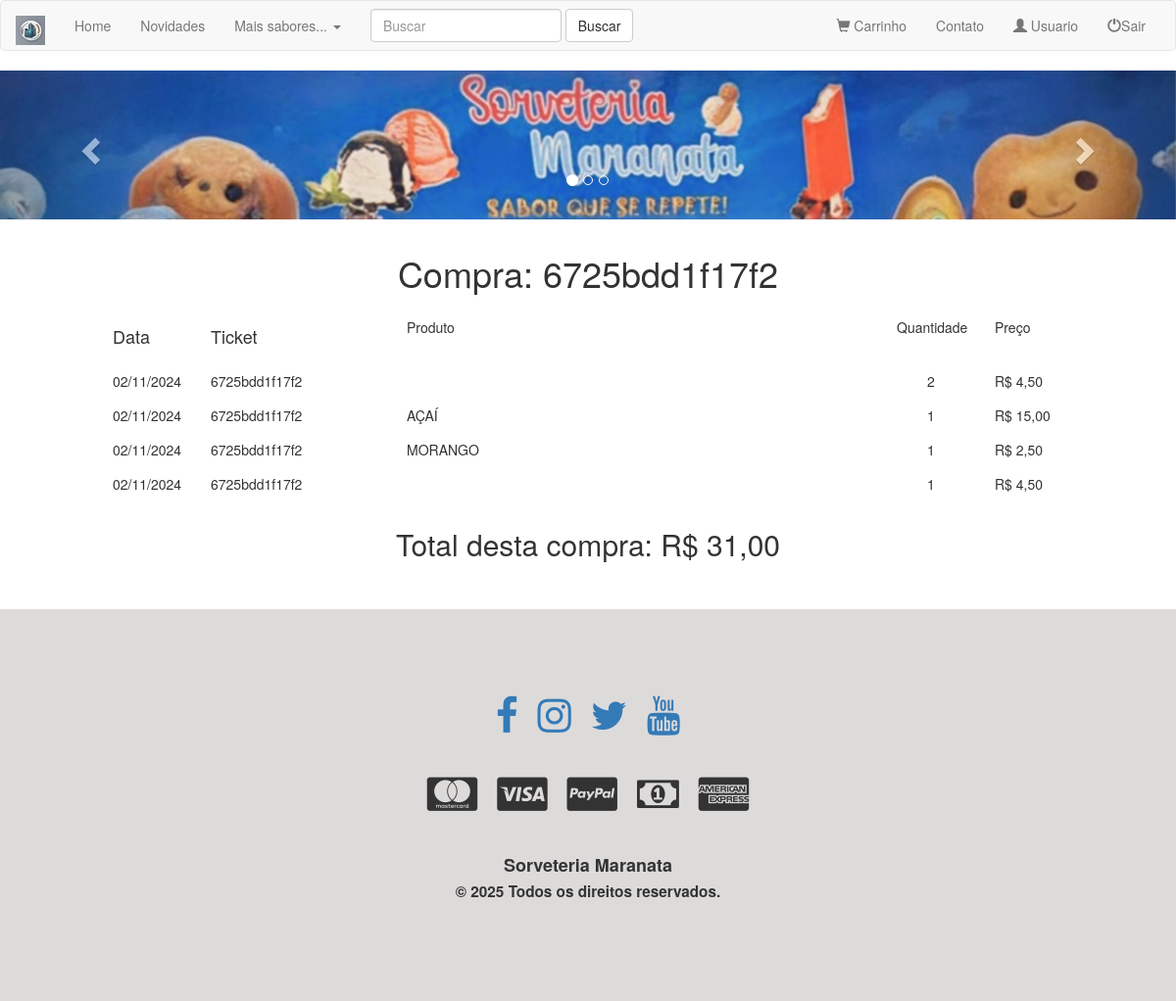
/ticket.php?ticket=6725bdd1f17f2 (signed in), run on the app's committed database.
### tables this page shows
CREATE TABLE `usuarios` (
  `id_user` int(11) NOT NULL,
  `nome` varchar(60) NOT NULL,
  `sobrenome` varchar(60) NOT NULL,
  `email` varchar(60) NOT NULL,
  `senha` varchar(15) NOT NULL,
  `adm` tinyint(1) NOT NULL,
  `endereco` text NOT NULL,
  `numero` varchar(11) NOT NULL,
  `cidade` varchar(50) NOT NULL,
  `cep` varchar(9) NOT NULL
);

CREATE TABLE `vendas` (
  `id_venda` int(11) NOT NULL,
  `ticket` varchar(15) NOT NULL,
  `id_comprador` int(11) NOT NULL,
  `id_produto` int(11) NOT NULL,
  `quantidade` int(11) NOT NULL,
  `data` date NOT NULL,
  `valor` decimal(15,2) NOT NULL
);

CREATE TABLE `produtos` (
  `id` int(11) NOT NULL,
  `produto` varchar(80) NOT NULL,
  `marca` varchar(60) NOT NULL,
  `descricao` text NOT NULL,
  `departamento` varchar(40) NOT NULL,
  `secao` varchar(40) NOT NULL,
  `quantidade` int(11) NOT NULL,
  `preco` decimal(15,2) NOT NULL,
  `foto1` varchar(60) NOT NULL,
  `foto2` varchar(60) NOT NULL,
  `foto3` varchar(60) NOT NULL
);

### ticket.php (the view, shortened to what this page needs)
<!doctype html>
<html lang="pt-br">
<head>
	<link rel="stylesheet" href="https://maxcdn.bootstrapcdn.com/bootstrap/3.3.7/css/bootstrap.min.css">
	<link rel="stylesheet" href="https://maxcdn.bootstrapcdn.com/font-awesome/4.7.0/css/font-awesome.min.css">
</head>
<body>
	<?php
	include 'conexao.php';
	include 'nav.php';
	$ticket_compra=$_GET['ticket'];
	$consultaVenda = $conexao->query("SELECT * FROM vendas WHERE ticket='$ticket_compra'");
	?>
<div class="container-fluid">
	<div class="row" style="margin-block-start: 15px;">
		<h1 class="text-center">Compra: <?php echo $ticket_compra ?></h1>
	</div>
	<div class="row" style="margin-block-start: 15px;">
		<div class="col-sm-1 col-sm-offset-1"><h4>Data</h4> </div>
		<div class="col-sm-2"><h4>Ticket </h4></div>
		<div class="col-sm-5">Produto</div>
		<div class="col-sm-1">Quantidade</div>
		<div class="col-sm-2">Preço</div>
	</div>
	<?php
	$total=0;
	while ($exibeVenda=$consultaVenda->fetch(PDO::FETCH_ASSOC)) {
		$total += $exibeVenda['valor'] * $exibeVenda['quantidade'];
	?>
	<div class="row" style="margin-block-start: 15px;">
		<div class="col-sm-1 col-sm-offset-1"><?php echo date('d/m/Y',strtotime($exibeVenda['data'])); ?> </div>
		<div class="col-sm-2"> <?php echo $exibeVenda['ticket']; ?> </div>
		<?php $consultaProd = $conexao->query("SELECT produto FROM produtos WHERE id='$exibeVenda[id_produto]'");
		$exibeProd=$consultaProd->fetch(PDO::FETCH_ASSOC);
		?>
		<div class="col-sm-5"> <?php echo $exibeProd['produto']; ?> </div>
		<div class="col-sm-1 text-center"> <?php echo $exibeVenda['quantidade']; ?> </div>
		<div class="col-sm-2"> R$ <?php echo number_format($exibeVenda['valor'],2,',','.');?></div>
	</div>
	<?php }?>
	<div class="row" style="margin-block-start: 15px;">
		<h2 class="text-center">Total desta compra: R$ <?php echo number_format($total,2,',','.');?></h2>
	</div>
</div>
</body>
</html>

### nav.php (shortened to what this page needs)
<nav class="navbar navbar-default">
        <div class="container-fluid">
             <div class="navbar-header">
                  <a class="navbar-brand" href="index.php"><img src="images/icon.jpg"></a>
             </div>
             <div class="collapse navbar-collapse" id="bs-example-navbar-collapse-1">
                  <ul class="nav navbar-nav">
                      <li><a href="index.php">Home <span class="sr-only">(current)</span></a>
                      </li>
                      <li><a href="#">Novidades</a>
                      </li>
                      <li class="dropdown">
                          <a href="#" class="dropdown-toggle"data-toggle="dropdown" role="button" aria-expanded="false">Mais sabores... <span class="caret"></span></a>
                         </li>
                  </ul>
                  <form method="get" action="busca.php" class="navbar-form navbar-left" role="search">
                       <div class="form-group">
                           <input type="text" class="form-control" name="busca" placeholder="Buscar">
                      </div>
                           <button type="submit" class="btn btn-default">Buscar</button>
                        </form>
                  <ul class="nav navbar-nav navbar-right">
                  <li>
                    <a href="carrinho.php"><span class="glyphicon glyphicon-shopping-cart"></span> Carrinho</a>
                  </li>
                     <li><a href="formContato.php">Contato</a>
                     </li>
                      <?php
                          if(empty($_SESSION['id'])){
                      ?>
                     <li><a href="formLogon.php"> <span class="glyphicon glyphicon-log-in"></span> Logon</a></li>
                       <?php
                            }  else {
                               if ($_SESSION['adm']==0){
                             $consulta_user=$conexao->query("SELECT nome FROM usuarios WHERE id_user='$_SESSION[id]'");
                             $exibe_user=$consulta_user->fetch(PDO::FETCH_ASSOC);
                          ?>
                          <li><a href="areaUser.php"><span class="glyphicon glyphicon-user"></span> <?php echo $exibe_user['nome'];?> </a></li>
                          <li><a href="sair.php"><span class="glyphicon glyphicon-off"></span>Sair</a></li>
                           <?php } else {  ?>
                                  <li><a href="adm.php"><button class="btn btn-sm btn-danger">Adm</button></a></li>
                          <li><a href="sair.php"><span class="glyphicon glyphicon-off"></span>Sair</a></li>
                          <?php }
                            }
                            ?>
                          </ul>
             </div>
        </div>
        </nav>

### ticket.php (style rules this page uses)
.navbar { margin-block-end: 0; }

### data on the page
usuarios: nome "Usuario"
vendas: data "02/11/2024", ticket "6725bdd1f17f2", quantidade "2", valor "4,50"
vendas: data "02/11/2024", ticket "6725bdd1f17f2", id_produto.produto "AÇAÍ", quantidade "1", valor "15,00"
vendas: data "02/11/2024", ticket "6725bdd1f17f2", id_produto.produto "MORANGO", quantidade "1", valor "2,50"
vendas: data "02/11/2024", ticket "6725bdd1f17f2", quantidade "1", valor "4,50"

### other printed values
$ticket_compra "6725bdd1f17f2"
$total "31,00"
